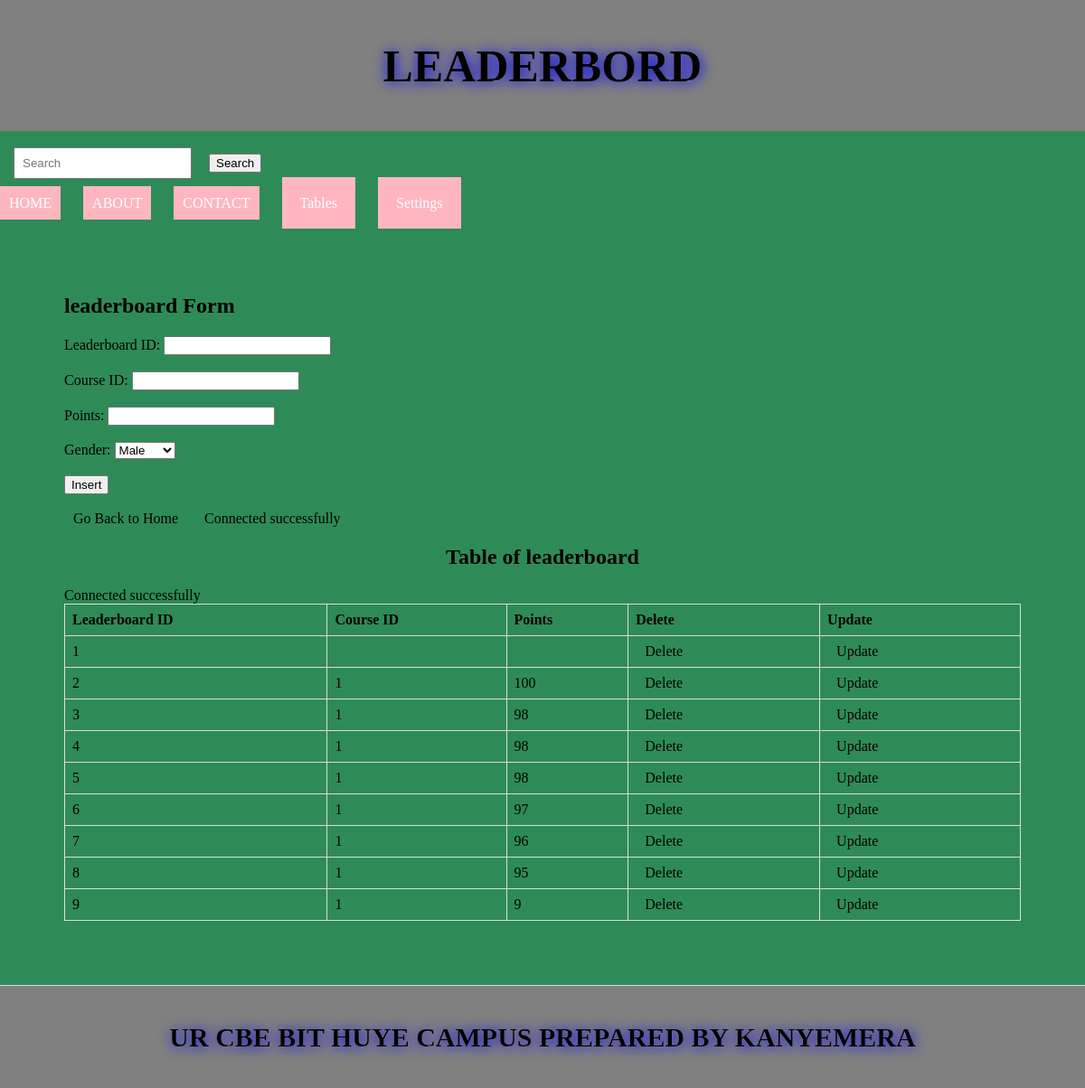
The page /leaderboard.php on the database its author committed.
### tables this page shows
CREATE TABLE `leaderboard` (
  `leaderboard_id` int(11) NOT NULL,
  `course_id` int(11) DEFAULT NULL,
  `points` int(11) DEFAULT NULL
);

### leaderboard.php (the view, shortened to what this page needs)
<!DOCTYPE html>
<html lang="en">
<head>
  <link rel="stylesheet" type="text/css" href="style.css" title="style 1" media="screen, tv, projection, handheld, print"/>
</head>
<body bgcolor="gray">
  <header>
   <h1 class="text-center text-white" style="font-family: impact; font-size: 50px; text-shadow: 1px 1px 15px blue; -webkit-text-stroke:0.1px white;"> LEADERBORD
  </header><br>
  <form class="d-flex" role="search" action="search.php">
    <input class="form-control me-2" type="search" placeholder="Search" aria-label="Search" name="query">
    <button class="btn btn-outline-success" type="submit">Search</button>
  </form><br>
  <ul>
    <li style="display: inline; margin-right: 10px;"><a href="./home.html" style="padding: 10px; color: white; background-color: lightpink; text-decoration: none; margin-right: 15px;">HOME</a></li>
        <li style="display: inline; margin-right: 10px;"><a href="./about.html" style="padding: 10px; color: white; background-color: lightpink; text-decoration: none; margin-right: 15px;">ABOUT</a></li>
        <li style="display: inline; margin-right: 10px;"><a href="./contact.html" style="padding: 10px; color: white; background-color: lightpink; text-decoration: none; margin-right: 15px;">CONTACT</a></li>
    <li class="dropdown">
      <a href="#" style="padding: 20px; color: white; background-color:lightpink; text-decoration: none;">Tables</a>
    </li>
    <li class="dropdown">
      <a href="#" style="padding: 20px; color: white; background-color:lightpink; text-decoration: none;">Settings</a>
    </li>
  </ul>
<section>
    <h1>leaderboard Form</h1>
    <form method="post" action="leaderboard.php">
        <label for="leaderboard_id">Leaderboard ID:</label>
        <input type="number" id="leaderboard_id" name="leaderboard_id" required><br><br>
        <label for="course_id">Course ID:</label>
        <input type="number" id="course_id" name="course_id" required><br><br>
        <label for="points">Points:</label>
        <input type="text" id="points" name="points" required><br><br>
        <label for="gender">Gender:</label>
        <select name="gender" id="gender">
            <option value="Male">Male</option>
        </select><br><br>
        <input type="submit" name="insert" value="Insert"><br><br>
    </form>
    <a href="./home.html">Go Back to Home</a>
    <?php
    include('database_connection.php');
    ?>
    <center><h2>Table of leaderboard</h2></center>
    <table>
        <tr>
            <th>Leaderboard ID</th>
            <th>Course ID</th>
            <th>Points</th>
            <th>Delete</th>
            <th>Update</th>
        </tr>
        <?php
        include('database_connection.php');
        $sql = "SELECT * FROM leaderboard";
        $result = $connection->query($sql);
        if ($result->num_rows > 0) {
            while ($row = $result->fetch_assoc()) {
                $leaderboard_id = $row["leaderboard_id"];
                echo "<tr>
                    <td>" . $row["leaderboard_id"] . "</td>
                    <td>" . $row["course_id"] . "</td>
                    <td>" . $row["points"] . "</td>
                    <td><a href='delete_leaderboard.php?leaderboard_id=$leaderboard_id'>Delete</a></td>
                    <td><a href='update_leaderboard.php?leaderboard_id=$leaderboard_id'>Update</a></td>
                </tr>";
            }
        } else {
            echo "<tr><td colspan='5'>No data found</td></tr>";
        }
        ?>
    </table>
</section>
<footer>
    <center>
        <b><h2 class="text-center text-white" style="font-family: impact; font-size: 30px; text-shadow: 1px 1px 15px blue; -webkit-text-stroke:0.1px white;">UR CBE BIT  HUYE CAMPUS PREPARED BY KANYEMERA
    </center>
</footer>
</body>
</html>

### style.css (style rules this page uses)
body { font-family: Arial, sans-serif; margin: 0; padding: 0; }
header { background-color:seagreen; padding: 20px; }
.dropdown { position: relative; display: inline; margin-right: 10px; }

### leaderboard.php (style rules this page uses)
body { margin: 0; padding: 0; font-family: 'Times New Roman', serif; background:seagreen; }
a { padding: 10px; color:white; text-decoration: none; margin-right: 15px; }
a:link { color:black; }
button.btn { margin-left: 15px; margin-top: 4px; }
input.form-control { margin-left: 15px; padding: 8px; }
section { padding: 71px; border-bottom: 1px solid #ddd; }
footer { text-align: center; padding: 15px; background-color: grey; }
header { background-color: grey; padding: 10px; text-align: center; }
ul { list-style-type: none; padding: 0; margin: 0; display: flex; align-items: center; }
li { margin-right: 10px; }
.dropdown { position: relative; display: inline-block; }
table { width: 100%; border-collapse: collapse; }
th, td { border: 1px solid #ddd; padding: 8px; text-align: left; }
th { background-color:#green; }

### rows shown on the page
leaderboard: leaderboard_id "1"
leaderboard: leaderboard_id "2", course "1", points "100"
leaderboard: leaderboard_id "3", course "1", points "98"
leaderboard: leaderboard_id "4", course "1", points "98"
leaderboard: leaderboard_id "5", course "1", points "98"
leaderboard: leaderboard_id "6", course "1", points "97"
leaderboard: leaderboard_id "7", course "1", points "96"
leaderboard: leaderboard_id "8", course "1", points "95"
leaderboard: leaderboard_id "9", course "1", points "9"
